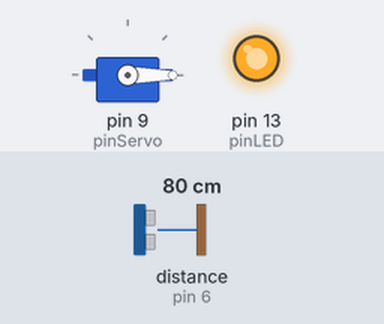
Bench run of a sketch on a simulated Arduino Uno, built with avr-gcc and run on an emulated ATmega328P. On the bench: servo, output pins drawn as LEDs (lit = HIGH). Inputs (shaded band) come from the test bench; at power-on: distance to the obstacle (sensor on pin 6) 80 cm. The echo pulse lasts 58.3 µs per cm.

Above: at 1.2 s.
1.3 s: distance to the obstacle (sensor on pin 6) set to 23 cm
3.5 s: distance to the obstacle (sensor on pin 6) set to 18 cm
At 5.1 s:
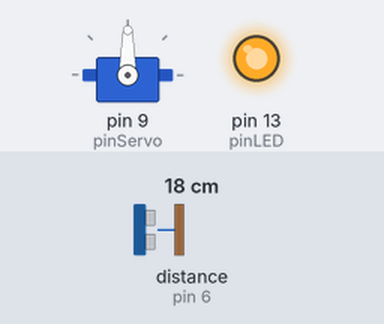
Timing chart, 0 to 12.5 s (numbered marks = the images above; inputs shaded):
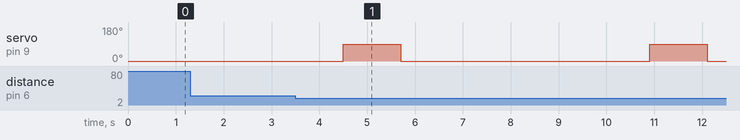

Measured:
- the behaviour switches between 21 and 20 cm on distance to the obstacle (sensor on pin 6) (found by bisection; images 0 and 1)
- after the input at 1.3 s, every drawn part: stays the same
- after the input at 3.5 s, servo on pin 9 (pinServo): alternates 90° for 1.2 s and 0° for 5.2 s, starting after 1.0 s

The sketch:

fsm_alcohol_20210827.ino
```cpp
#include <Servo.h>
#include <HCSR04.h>

HCSR04 hc(5,6);    //超音波感測器腳位(trig, echo)
Servo myservo;
int pinLED = 13;   //裝一顆LED燈防行動電源自動斷電
int pinServo = 9;    //伺服馬達腳位

void setup() {
  Serial.begin(9600);

  myservo.attach(pinServo);
  myservo.write(0);

  pinMode(pinLED, OUTPUT);
  digitalWrite(pinLED, 1);
}

void loop() {
  int distance = hc.dist();
  if (distance>10&&distance<=20) {
    delay(1000);   //一秒後重新偵測一次距離，要兩次都在範圍內才噴酒精，避免有風吹草動就亂噴。

    distance = hc.dist();
    if (distance>10&&distance<=20) {
      int j=1;   //省酒精，只噴一次。
      for (int i=0;i<j;i++) {
        myservo.write(90);
        delay(1200);
        myservo.write(0);
        delay(1200);
      }
      delay(3000);    //3秒後重新偵測
    }
  }
}
```
